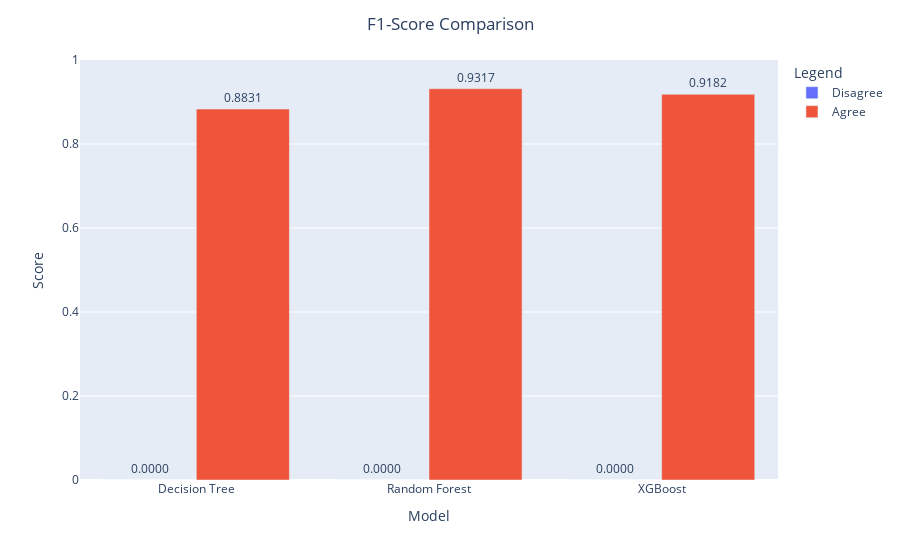

Notebook cell for this chart:
### Markdown cell above
### F1-Score

### Code cell
clf_report_arr = [(name, model_dict[name].clf_report) for name in model_dict]
tmp_df = get_df_type(clf_report_arr, "F1-Score")
pfr_graph(tmp_df, "Model", "Score", "F1-Score Comparison")

### Figure 1 — Plotly figure (JSON) as saved in the notebook; plotly's stock layout.template omitted (floating-point values rounded to 4 significant figures)
{"data": [{"alignmentgroup": "True", "hovertemplate": "variable=Disagree<br>index=%{x}<br>value=%{y}<extra></extra>", "legendgroup": "Disagree", "marker": {"color": "#636efa", "pattern": {"shape": ""}}, "name": "Disagree", "offsetgroup": "Disagree", "orientation": "v", "showlegend": true, "textposition": "outside", "texttemplate": "%{value:.4f}", "type": "bar", "x": ["Decision Tree", "Random Forest", "XGBoost"], "xaxis": "x", "y": [0, 0, 0], "yaxis": "y"}, {"alignmentgroup": "True", "hovertemplate": "variable=Agree<br>index=%{x}<br>value=%{y}<extra></extra>", "legendgroup": "Agree", "marker": {"color": "#EF553B", "pattern": {"shape": ""}}, "name": "Agree", "offsetgroup": "Agree", "orientation": "v", "showlegend": true, "textposition": "outside", "texttemplate": "%{value:.4f}", "type": "bar", "x": ["Decision Tree", "Random Forest", "XGBoost"], "xaxis": "x", "y": [0.8831, 0.9317, 0.9182], "yaxis": "y"}], "layout": {"barmode": "group", "legend": {"title": {"text": "Legend"}, "tracegroupgap": 0}, "margin": {"t": 60}, "title": {"text": "F1-Score Comparison", "x": 0.5, "xanchor": "center"}, "xaxis": {"anchor": "y", "domain": [0, 1], "title": {"text": "Model"}}, "yaxis": {"anchor": "x", "domain": [0, 1], "range": [0, 1], "title": {"text": "Score"}}}}
